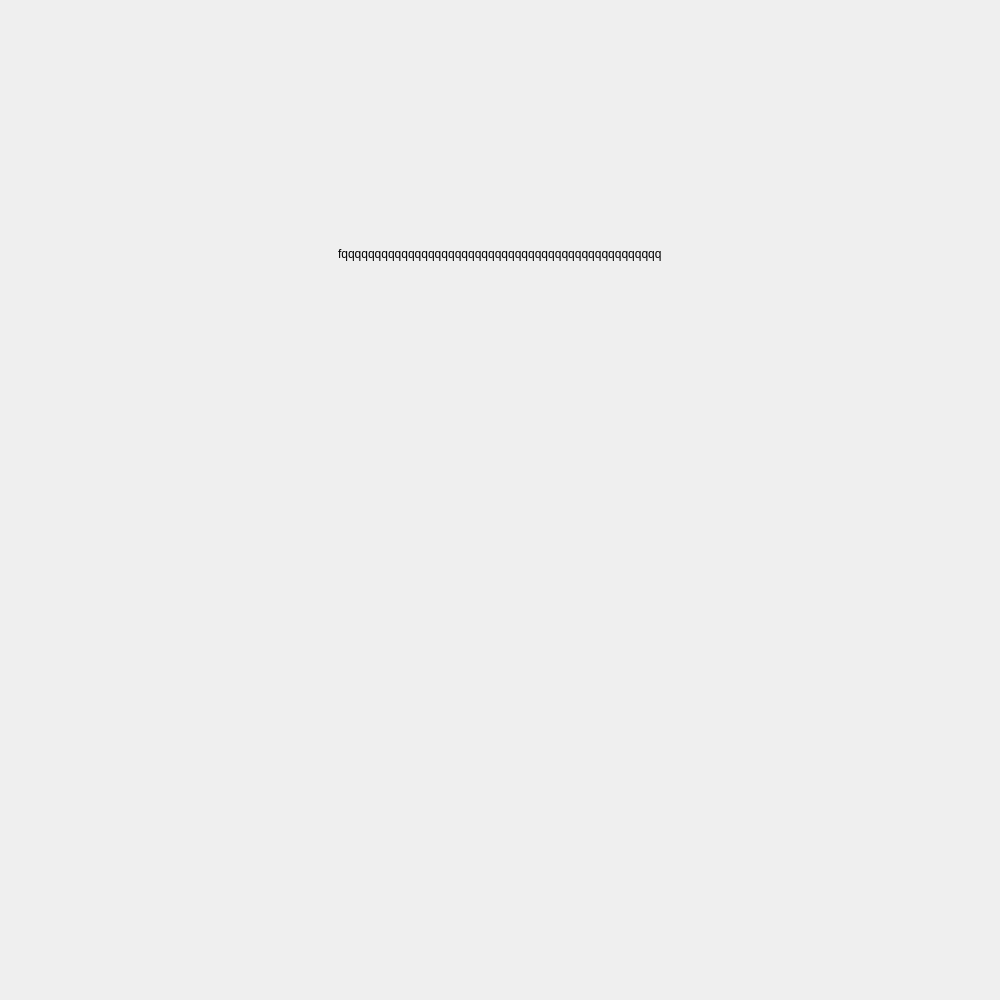
<?xml version="1.0" encoding="UTF-8"?>
<ui version="4.0">
 <class>MemoryMain</class>
 <widget class="QWidget" name="MemoryMain">
  <property name="geometry">
   <rect>
    <x>0</x>
    <y>0</y>
    <width>1000</width>
    <height>1000</height>
   </rect>
  </property>
  <property name="windowTitle">
   <string>Form</string>
  </property>
  <layout class="QVBoxLayout" name="verticalLayout">
   <item alignment="Qt::AlignHCenter">
    <widget class="QLabel" name="imageLabel">
     <property name="text">
      <string>fqqqqqqqqqqqqqqqqqqqqqqqqqqqqqqqqqqqqqqqqqqqqqqqq</string>
     </property>
    </widget>
   </item>
   <item alignment="Qt::AlignHCenter">
    <widget class="QLabel" name="numLabel">
     <property name="font">
      <font>
       <family>隶书</family>
       <pointsize>36</pointsize>
      </font>
     </property>
     <property name="text">
      <string/>
     </property>
    </widget>
   </item>
  </layout>
 </widget>
 <resources/>
 <connections/>
</ui>
